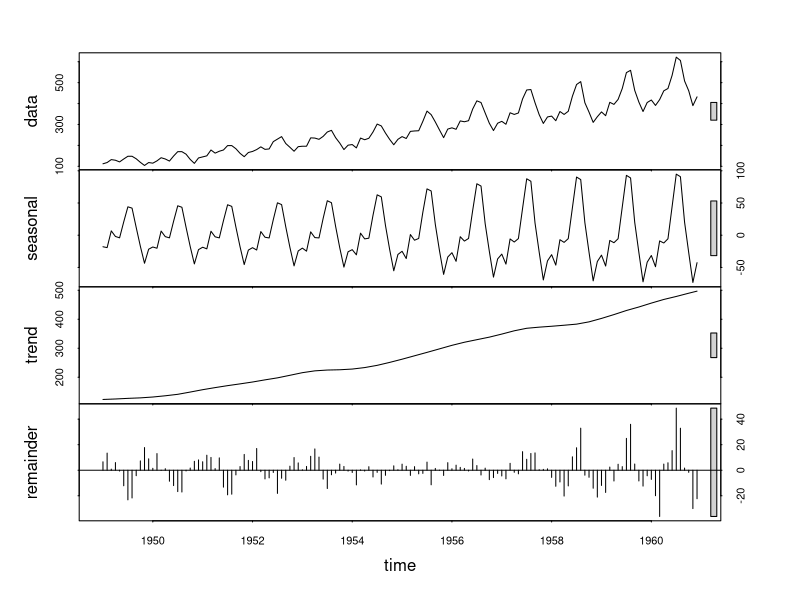
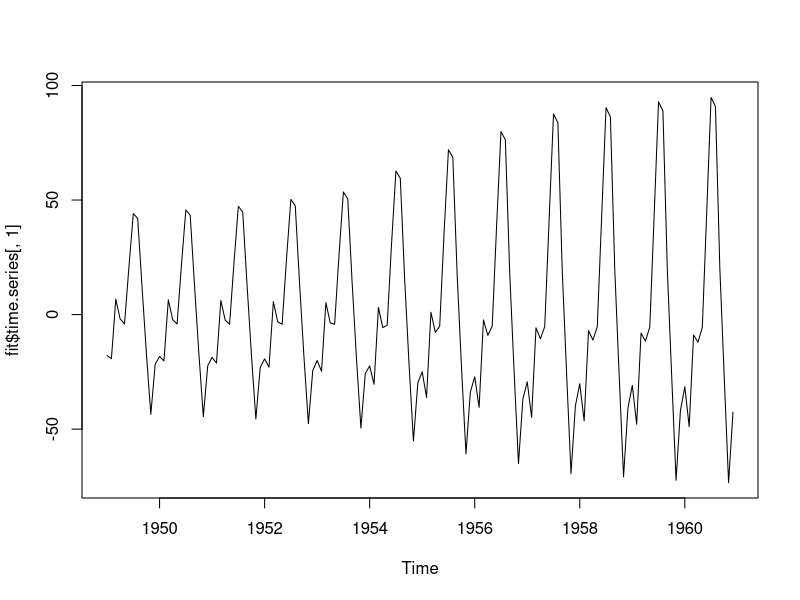

R code for these plots, in order: (Note: this script raises an error after producing the figures.)
## Time series decomposition 
fit <- stl(AirPassengers, s.window = 12)
fit
plot(fit)
plot(fit$time.series[,1])

## moving averages
ma(AirPassengers, order = 12)
plot(AirPassengers)
lines(ma(AirPassengers, order = 12), col = "red")



## Stationary Series
## A series whose statistical properties such as mean, variance, autocorrelation,
## are also constant over time
set.seed(100)
e <- rnorm(1000)
plot(e, type = "l")
start <- 20
end <- start + 300
y <- e[start:end]
mean(y)
sd(y)

## Non-stationary series
set.seed(100)
e <- rnorm(1000)
x <- e
for (i in 3:1000){
  x[i] <- 1.5*x[i-1] - 0.5*x[i-2] + e[i]
}
plot(x, type = "l")

start <- 700
end <- start + 300
y <- x[start:end]
mean(y)
sd(y)


## Ways to generate stationary series 
# 1
set.seed(200)
e <- rnorm(1000)
x <- e
for (i in 2:1000){
  x[i] <- 0.8*x[i-1] + e[i]
}

plot(x, type = "l")
acf(x)
pacf(x)

# 2
set.seed(200)
e <- rnorm(1000)
x <- e
theta1 <- 0.95
for (i in 2:1000) {
  x[i]<- e[i] + theta1*e[i-1]
}

plot(x, type = "l")

pacf(x)
acf(x)
theta1/(1 + theta1^2)


## Forecasting using ARIMA model
## a) Making the series stationary

plot(AirPassengers)
plot(log(AirPassengers))
plot(diff(log(AirPassengers), lag = 12))
v1 <- diff(log(AirPassengers), lag = 12)
plot(v1)
v2 <- diff(v1)
plot(v2)

## test to check if the series is stationary
install.packages("tseries")
library(tseries)
kpss.test(AirPassengers)
kpss.test(log(AirPassengers))
kpss.test(v1)
kpss.test(v2)

## Extract the parameter
acf(v2)
pacf(v2)

## Fit the data to arima model using the extracted parameter
fit <- arima(log(AirPassengers), order=c(0,1,1), 
             seasonal = list(order=c(0,1,1), period=12))

## Make the forcast
pred <- predict(fit, n.ahead = 3*12)
exp(pred$pred)
ts.plot(AirPassengers, exp(pred$pred), col=c(1,2), lty = c(1,1))

## Find the upper and lower limit
pred <- predict(fit, n.ahead = 3*12) 
U <- pred$pred + 2*pred$se        # upper limit 95% confidence interval 
L <- pred$pred - 2*pred$se        # lower limit 95% confidence interval

ts.plot(AirPassengers, exp(pred$pred), exp(U), exp(L), 
        col=c(1,2,4,4), lty = c(1,1,2,2))
legend("topleft", c("Actual", "Forecast", "Error Bounds (95% Confidence)"), 
       col=c(1,2,4), lty=c(1,1,2))


## Easy way to do forecasting
# install.packages("forecast")
library(forecast)
fit <- auto.arima(AirPassengers)
pred <- predict(fit, n.ahead  = 36)
U <- pred$pred + 2*pred$se        # upper limit 95% confidence interval 
L <- pred$pred - 2*pred$se        # lower limit 95% confidence interval
ts.plot(AirPassengers, pred$pred, U, L, 
        col=c(1,2,4,4), lty = c(1,1,2,2))
legend("topleft", c("Actual", "Forecast", "Error Bounds (95% Confidence)"), 
       col=c(1,2,4), lty=c(1,1,2))
